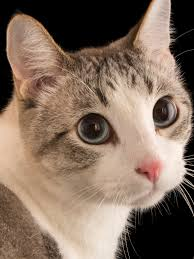
#> input picture cat.jpeg, 194 x 259 px
$ python 9-picture_features.py
#> lines starting #> are read from the running program, lines starting #| are printed output that depends on the picture; after the words box and inside, x2 and y2 are one past the last pixel; in counts of white or black regions, pixels touching at a corner belong together
import cv2

img = cv2.imread('cat.jpeg')
#> img is the input picture: shape (259, 194, 3); mean B, G, R 95.4, 110.6, 131.2
img_gray = cv2.imread('cat.jpeg', 0)  # Fixed the file name and extension
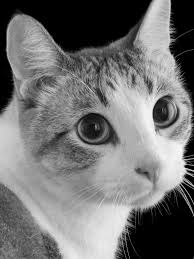
#> img_gray: shape (259, 194); min 0, max 251, mean 115

"""
item: get the pixel value
img.item(y, x, colour)
"""
print('Blue:', img.item(10, 10, 0))  # 10, 10 pixel's blue value
#| Blue: 0
print('Green:', img.item(10, 10, 1))  # 10, 10 pixel's green value
#| Green: 0
print('Red:', img.item(10, 10, 2))  # 10, 10 pixel's red value
#| Red: 0

"""
itemset: set the pixel value
img.itemset(y, x, colour, value)
img.itemset((10, 10, 0), 0)  # 10, 10 pixel's blue value to 0

AttributeError: `itemset` was removed from the ndarray class in NumPy 2.0. Use `arr[index] = value` instead.
"""
img[10, 10, 0] = 255
#> img: shape (259, 194, 3); under 0.01% of pixels changed, all inside (x1, y1, x2, y2) = (10, 10, 11, 11)

# Set the pixel value of the first 50x50 pixels to 0
# for y in range(50):
#     for x in range(50):
#         img[y, x, 0] = 0 # it made the pixels color yellow


"""
shape: get the image shape
"""
print('Image Shape:', img.shape) # 3 channels, 3 colors
#| Image Shape: (259, 194, 3)
print('Gray Image Shape:', img_gray.shape) # 1 channel, 1 color
#| Gray Image Shape: (259, 194)

y, x, c = img.shape
#> y = 259; x = 194; c = 3
print('Y:', y, 'X:', x, 'Color:', c)
#| Y: 259 X: 194 Color: 3


"""
size: get the image size
"""
print('Image Size:', img.size) # y * x * c
#| Image Size: 150738
print('Gray Image Size:', img_gray.size) # y * x
#| Gray Image Size: 50246


"""
datatype: get the image datatype
"""
print('Image Datatype:', img.dtype) # uint8
#| Image Datatype: uint8


"""
ROI: Region of Interest
roi = img[y1:y2, x1:x2]
"""
roi = img[108:147, 67:122] # cat's eye
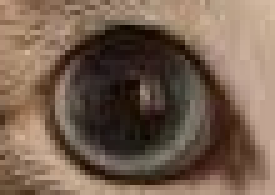
#> roi: shape (39, 55, 3) (shown 5 times larger); mean B, G, R 79.8, 95.9, 117.8
# cv2.imshow('ROI', roi)

# Copy the cat's eye to the top left corner
# while copying, the size of the roi and the size of the copied area must be the same. If not, it will give an error.
# img[0:39, 0:55] = roi # cat's eye to the top left corner

"""
color filtering: filtering the image by color
"""
# [9 lines of commented-out code are left out]


cv2.imshow('Image', img)
cv2.waitKey(0) # wait until any key is pressed
cv2.destroyAllWindows()
